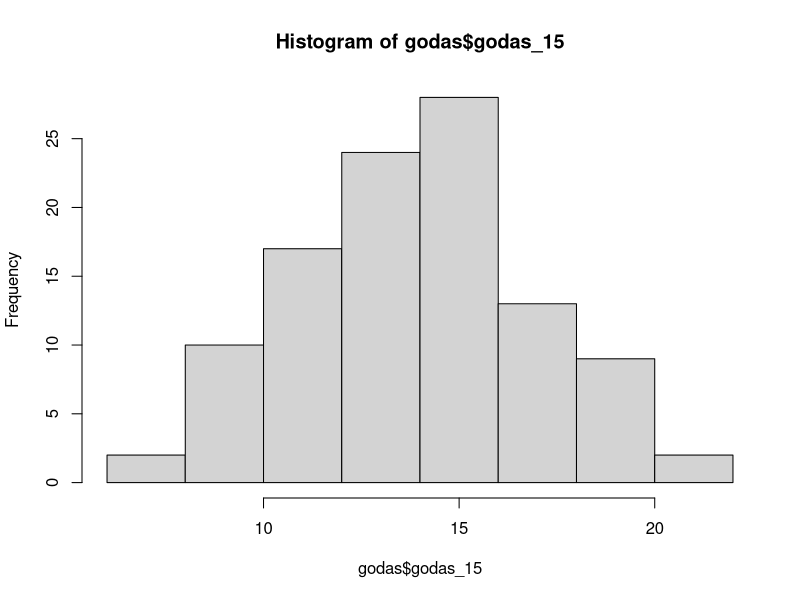
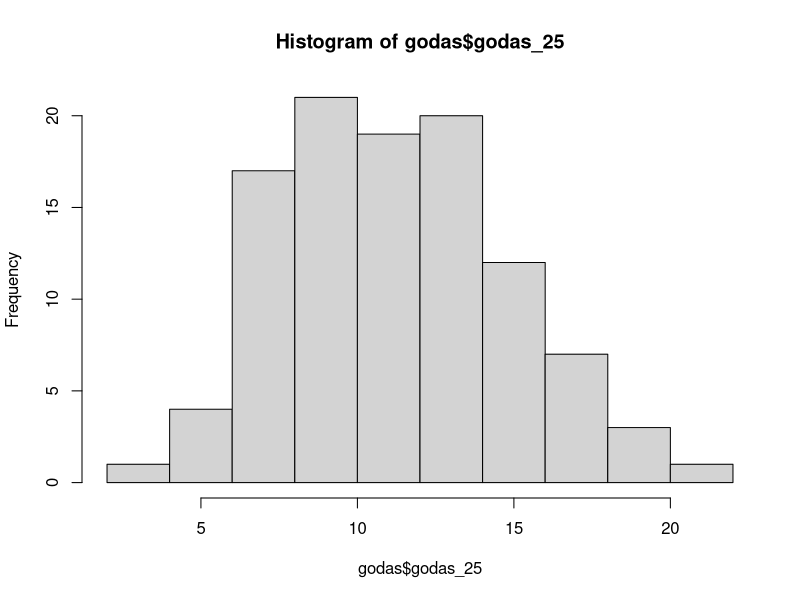
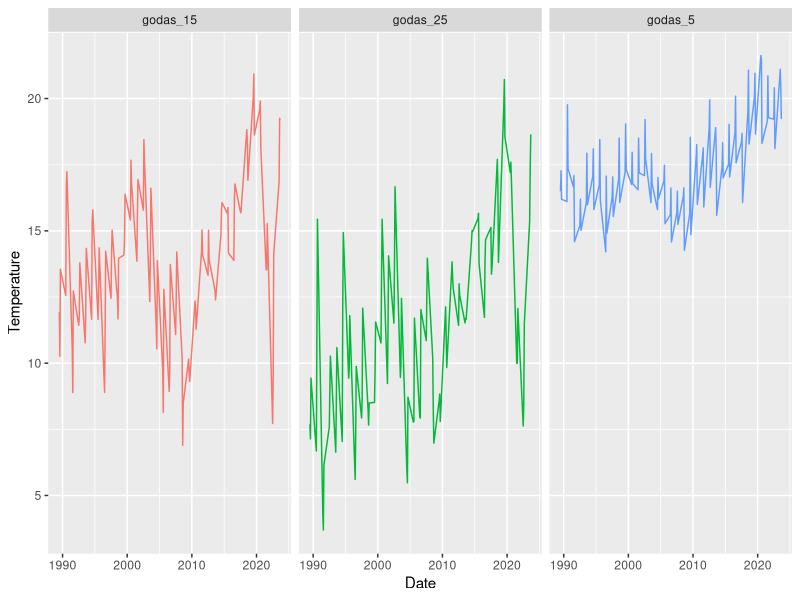
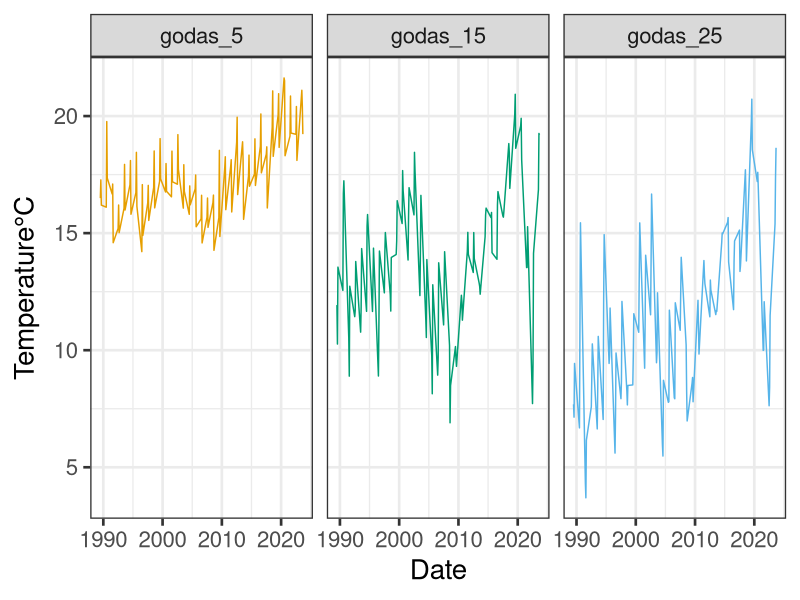
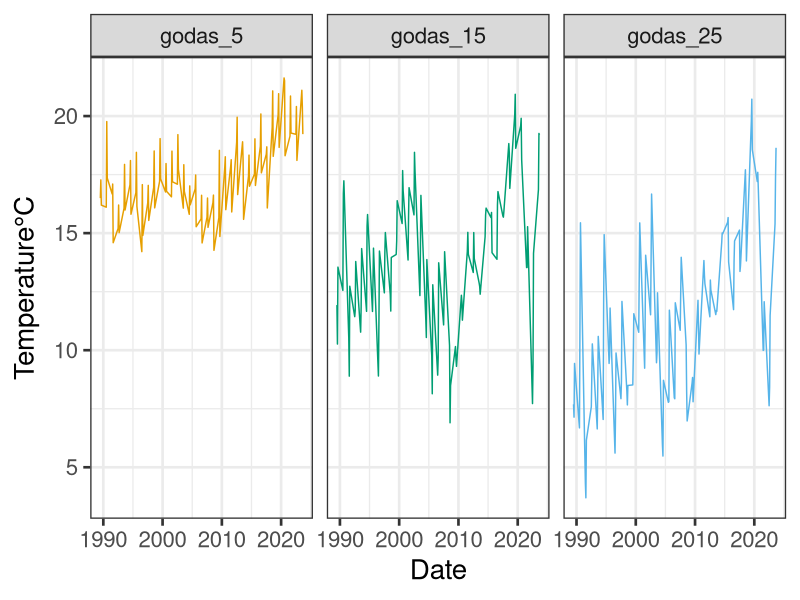

Write R code to recreate these figures, in order.
library(readr)
library(dplyr)
library(tidyr)
library(ggplot2)

godas <- read_csv("Outputs/godas_allyears_5_15_25m.csv") |> 
  filter(MM %in% 7:9,
         YY %in% 1989:2024)

quantile(godas$godas_15, probs = 0.95, na.rm = TRUE) #19.13

quantile(godas$godas_25, probs = 0.95, na.rm = TRUE) #17.6

hist(godas$godas_15)
hist(godas$godas_25)

godas_monthly_long <- godas |>
  pivot_longer(cols = -c(Date, YY, MM), names_to = "Depth", values_to = "Temperature")

View(godas_monthly_long)

ggplot(godas_monthly_long, aes(x = Date, y = Temperature, color = Depth)) +
  geom_line(show.legend = FALSE)+
  facet_wrap(~Depth)

cbbPalette <- c("#E69F00", "#009E73", "#56B4E9")

ggplot(transform(godas_monthly_long,
                 Depth=factor(Depth,levels=c("godas_5","godas_15","godas_25"))),
       aes(x = Date, y = Temperature, color = Depth)) +
  scale_colour_manual(values=cbbPalette)+
  theme_bw(base_size = 20)+
  geom_line(show.legend = FALSE)+
  labs(y = expression(paste("Temperature", "\u00b0C")))+
  facet_wrap(~Depth)
ggsave("Figures/godas_all_years_summer_plot.jpg")  
